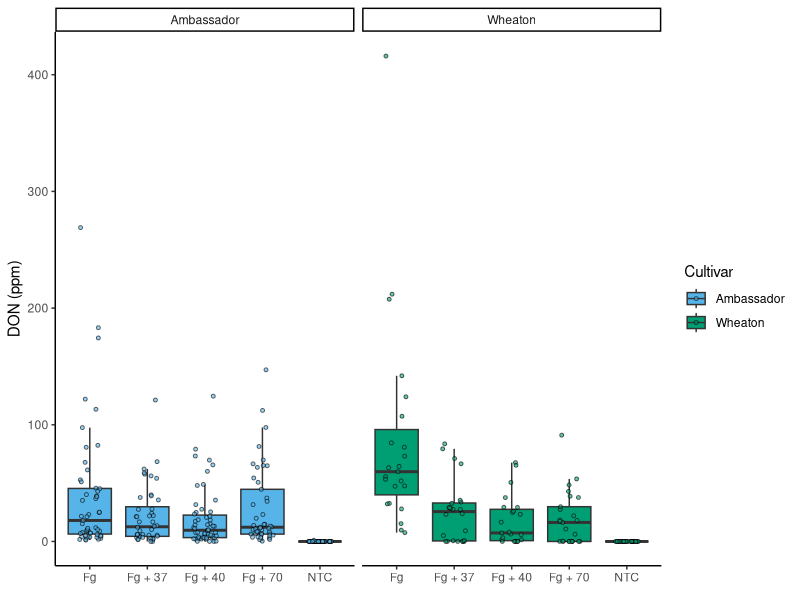
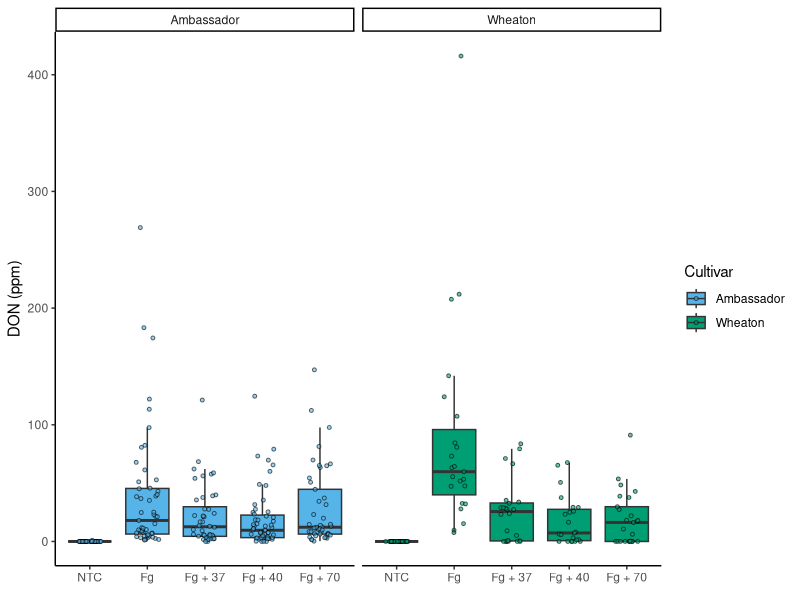
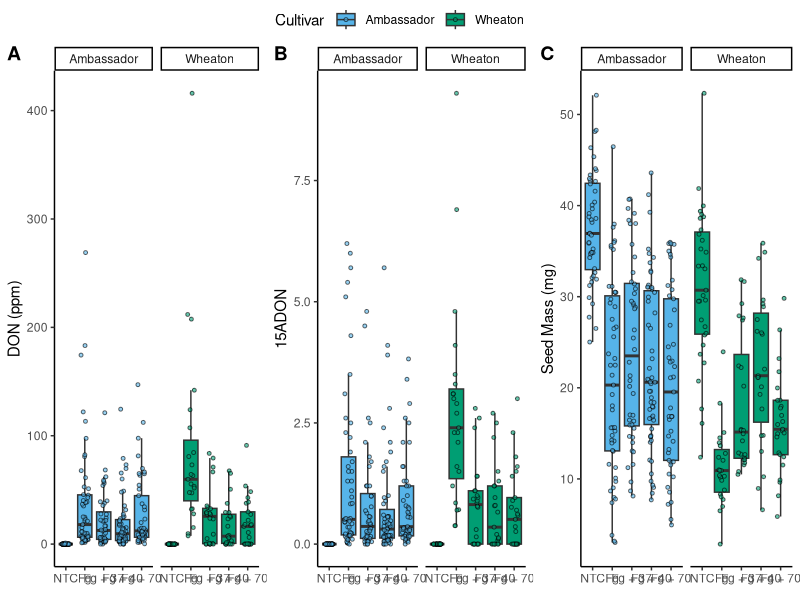
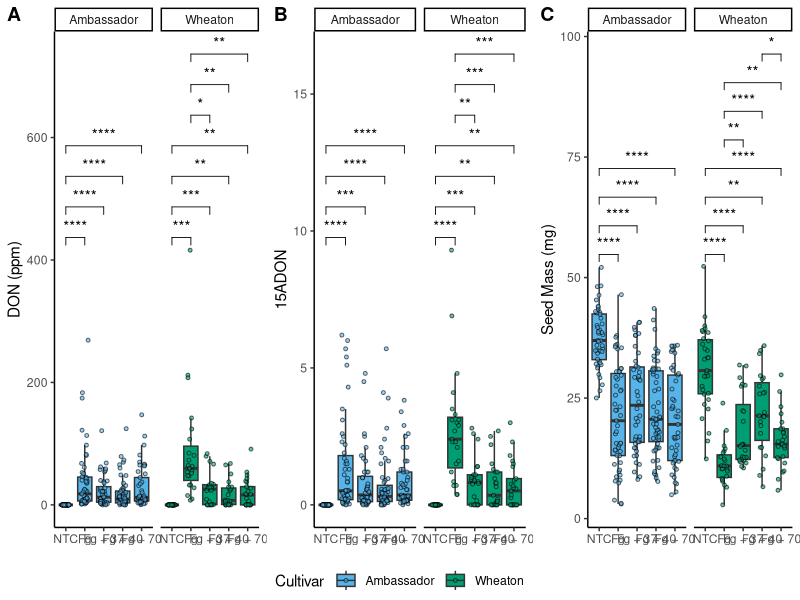

The R source for these figures, in order:
## ---- chunk 1
# Load libraries
library(tidyverse)
library(ggpubr)

# Read in the data
## Treatment, Cultivar, MassperSeed_mg, DON, 15ADON, BioRep
data <- read_csv("MycotoxinData.csv") %>% 
            mutate(DON = as.numeric(DON),
                   MassperSeed_mg = as.numeric(MassperSeed_mg),
                   `15ADON` = as.numeric(`15ADON`),
                   BioRep = as.factor(BioRep)) %>% 
            filter(!is.na(DON), !is.na(`15ADON`),
                   !is.na(MassperSeed_mg))

# Define color palette
cbbPalette <- c("#000000", "#E69F00", "#56B4E9", "#009E73",
                "#F0E442", "#0072B2", "#D55E00", "#CC79A7")
## ---- chunk 2
# Boxplot
ggplot(data, aes(x = Treatment, y = DON, fill = Cultivar)) +
        geom_boxplot(outliers = FALSE) +
        geom_point(position = position_jitterdodge(), shape = 21,
                   color = "black", size = 1, alpha=0.6) +
        labs(y = "DON (ppm)", x = element_blank()) +
        scale_fill_manual(values = cbbPalette[3:4], name = "Cultivar",
                          labels = c("Ambassador", "Wheaton")) +
        theme_classic() + 
        facet_wrap(~ Cultivar)
## ---- chunk 3
# Change factor order
data$Treatment <- factor(data$Treatment, levels = c("NTC", "Fg", "Fg + 37",
                                                    "Fg + 40", "Fg + 70"))

# Boxplot
ggplot(data, aes(x = Treatment, y = DON, fill = Cultivar)) +
        geom_boxplot(outliers = FALSE) +
        geom_point(position = position_jitterdodge(), shape = 21,
                   color = "black", size = 1, alpha=0.6) +
        labs(y = "DON (ppm)", x = element_blank()) +
        scale_fill_manual(values = cbbPalette[3:4], name = "Cultivar",
                          labels = c("Ambassador", "Wheaton")) +
        theme_classic() + 
        facet_wrap(~ Cultivar)
## ---- chunk 4
# DON
plot1 <- ggplot(data, aes(x = Treatment, y = DON, fill = Cultivar)) +
            geom_boxplot(outliers = FALSE) +
            geom_point(position = position_jitterdodge(), shape = 21,
                       color = "black", size = 1, alpha=0.6) +
            labs(y = "DON (ppm)", x = element_blank()) +
            scale_fill_manual(values = cbbPalette[3:4], name = "Cultivar",
                              labels = c("Ambassador", "Wheaton")) +
            theme_classic() + 
            facet_wrap(~ Cultivar)

# X15ADON
plot2 <- ggplot(data, aes(x = Treatment, y = `15ADON`, fill = Cultivar)) +
            geom_boxplot(outliers = FALSE) +
            geom_point(position = position_jitterdodge(), shape = 21,
                       color = "black", size = 1, alpha=0.6) +
            labs(y = "15ADON", x = element_blank()) +
            scale_fill_manual(values = cbbPalette[3:4], name = "Cultivar",
                              labels = c("Ambassador", "Wheaton")) +
            theme_classic() + 
            facet_wrap(~ Cultivar)

# MassperSeed_mg
plot3 <- ggplot(data, aes(x = Treatment, y = MassperSeed_mg, fill = Cultivar)) +
            geom_boxplot(outliers = FALSE) +
            geom_point(position = position_jitterdodge(), shape = 21,
                       color = "black", size = 1, alpha=0.6) +
            labs(y = "Seed Mass (mg)", x = element_blank()) +
            scale_fill_manual(values = cbbPalette[3:4], name = "Cultivar",
                              labels = c("Ambassador", "Wheaton")) +
            theme_classic() + 
            facet_wrap(~ Cultivar)
## ---- chunk 5
# Combine plots
ggarrange(plot1, plot2, plot3,
          labels = c("A", "B", "C"),ncol=3, common.legend = TRUE)
## ---- chunk 6
# DON
stat1 <- ggplot(data, aes(x = Treatment, y = DON, fill = Cultivar)) +
            geom_boxplot(outliers = FALSE) +
            geom_point(position = position_jitterdodge(), shape = 21,
                       color = "black", size = 1, alpha=0.6) +
            labs(y = "DON (ppm)", x = element_blank()) +
            scale_fill_manual(values = cbbPalette[3:4], name = "Cultivar",
                              labels = c("Ambassador", "Wheaton")) +
            theme_classic() +
            facet_wrap(~ Cultivar) +
            geom_pwc(aes(group = Treatment),
                     method = "t_test", label = "p.adj.signif", hide.ns = TRUE)

# X15ADON
stat2 <- ggplot(data, aes(x = Treatment, y = `15ADON`, fill = Cultivar)) +
            geom_boxplot(outliers = FALSE) +
            geom_point(position = position_jitterdodge(), shape = 21,
                       color = "black", size = 1, alpha=0.6) +
            labs(y = "15ADON", x = element_blank()) +
            scale_fill_manual(values = cbbPalette[3:4], name = "Cultivar",
                              labels = c("Ambassador", "Wheaton")) +
            theme_classic() +
            facet_wrap(~ Cultivar) +
            geom_pwc(aes(group = Treatment),
                     method = "t_test", label = "p.adj.signif", hide.ns = TRUE)

# MassperSeed_mg
stat3 <- ggplot(data, aes(x = Treatment, y = MassperSeed_mg, fill = Cultivar)) +
            geom_boxplot(outliers = FALSE) +
            geom_point(position = position_jitterdodge(), shape = 21,
                       color = "black", size = 1, alpha=0.6) +
            labs(y = "Seed Mass (mg)", x = element_blank()) +
            scale_fill_manual(values = cbbPalette[3:4], name = "Cultivar",
                              labels = c("Ambassador", "Wheaton")) +
            theme_classic() +
            facet_wrap(~ Cultivar) +
            geom_pwc(aes(group = Treatment),
                     method = "t_test", label = "p.adj.signif", hide.ns = TRUE)

# Combine plots
ggarrange(stat1, stat2, stat3,
          labels = c("A", "B", "C"), ncol=3, common.legend = TRUE, legend = "bottom")
